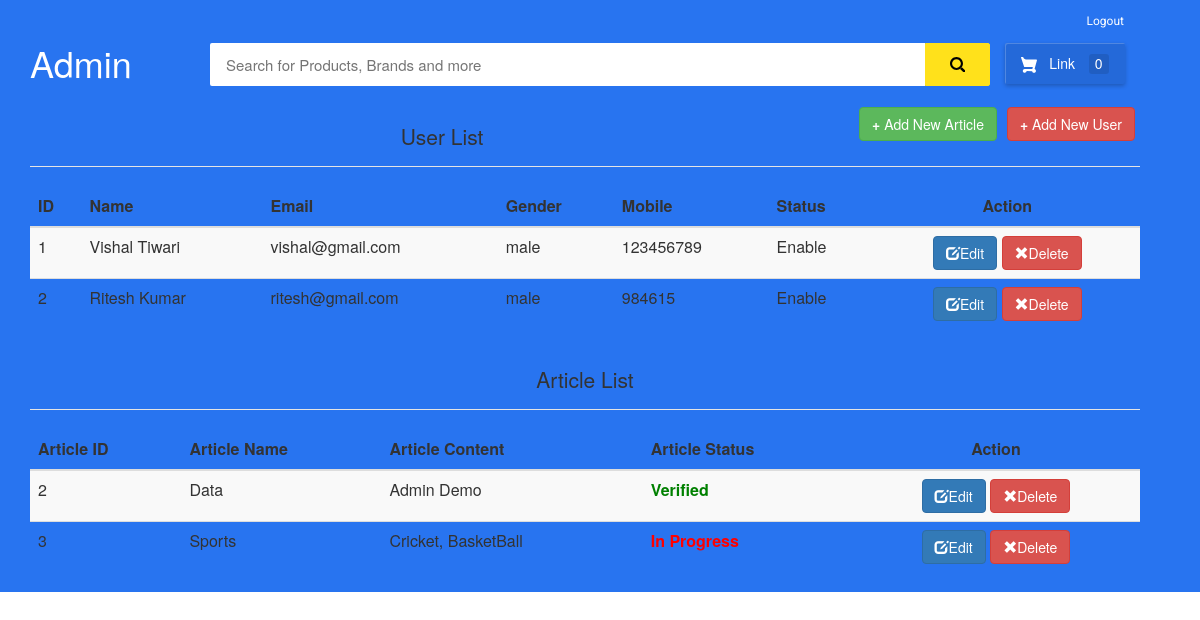
/homepage.php (signed in), run on the app's committed database.
### tables this page shows
CREATE TABLE `register` (
  `id` int(11) NOT NULL,
  `fullname` text NOT NULL,
  `mobile` int(18) NOT NULL,
  `gender` text NOT NULL,
  `email` varchar(255) NOT NULL,
  `image` varchar(255) NOT NULL,
  `password` varchar(255) NOT NULL,
  `designation` text NOT NULL,
  `status` int(11) NOT NULL,
  `date_added` datetime NOT NULL DEFAULT current_timestamp()
);

CREATE TABLE `article_user_data` (
  `id_user` int(11) NOT NULL,
  `article_name` text NOT NULL,
  `article_content` varchar(255) NOT NULL,
  `verification` int(11) NOT NULL
);

### function.php (called while the page is built, shortened)
<?php
include 'config.php';
class allfunction {
    public function getRegisterData() {
    	global $connect;
    	$sql = "SELECT * FROM `register`";
    	$result = mysqli_query($connect,$sql);
    	return $result;
    }
	public function getArticleData() {
    	global $connect;
    	$sql = "SELECT * FROM `article_user_data`";
    	$result = mysqli_query($connect,$sql);
    	return $result;
    }
}
?>

### homepage.php (the view, shortened to what this page needs)
<?php
include 'function.php';
?>
<link href="//maxcdn.bootstrapcdn.com/bootstrap/3.3.0/css/bootstrap.min.css" rel="stylesheet" id="bootstrap-css">
<div id="flipkart-navbar">
    <div class="container">
        <div class="row row1">
            <ul class="largenav pull-right">
                <li class="upper-links"><a class="links" href="logout.php">Logout</a></li>
            </ul>
        </div>
        <div class="row row2">
            <div class="col-sm-2">
                <h1 style="margin:0px;"><span class="largenav">Admin</span></h1>
            </div>
            <div class="flipkart-navbar-search smallsearch col-sm-8 col-xs-11">
                <div class="row">
                    <input class="flipkart-navbar-input col-xs-11" type="" placeholder="Search for Products, Brands and more" name="">
                    <button class="flipkart-navbar-button col-xs-1">
                    </button>
                </div>
            </div>
            <div class="cart largenav col-sm-2">
                <a class="cart-button">
                     Link
                    <span class="item-number ">0</span>
                </a>
            </div>
        </div>
	    <div class="row col-md-12 custyle">
            <a href="homepage_add.php" class="btn-xs pull-right">
                <button type="submit" class="btn btn-danger">
                    <b>+</b> Add New User
                </button>
            </a>
            <a href="admin_article_page.php" class="btn-xs pull-right">
                <button type="submit" class="btn btn-success">
                    <b>+</b> Add New Article
                </button>
            </a>
            <legend class="text-center" style="padding: 15px 0px 15px 0px;">User List</legend>
		    <table class="table table-striped custab">
    		    <thead>
    		        <tr>
    		            <th>ID</th>
    		            <th>Name</th>
    		            <th>Email</th>
    		            <th>Gender</th>
    		            <th>Mobile</th>
    		            <th>Status</th>
    		            <th class="text-center">Action</th>
    		        </tr>
    		    </thead>
                <tbody>
                    <?php
		    	     $obj = new allfunction();
		    	     $result = $obj->getRegisterData();
		    	     while ($row=mysqli_fetch_assoc($result)) { ?>
		              <tr>
		                  <td><?php echo $row['id'] ?></td>
		                  <td><?php echo $row['fullname'] ?></td>
		                  <td><?php echo $row['email'] ?></td>
		                  <td><?php echo $row['gender'] ?></td>
		                  <td><?php echo $row['mobile'] ?></td>
		                  <td><?php
		                	if ($row['status'] == 0) {
		                		echo "Disable";
		                	} else {
		                		echo "Enable";
		                	}
		                  ?>
                          </td>
		                  <td class="text-center">
		                	<a href="homepage_add.php?id=<?php echo $row['id'] ?>">
		                		<button type="submit" class="btn btn-primary">
		                			<span class="glyphicon glyphicon-edit"></span>Edit
		                		</button>
		                	</a>
		                	<a href="homepage.php?id=<?php echo $row['id'] ?>">
		                		<button type="submit" name="delete" class="btn btn-danger">
		                			<span class="glyphicon glyphicon-remove"></span>Delete
		                		</button>
		                	</a>
		                </td>
		            </tr>
		          <?php } ?>
		        </tbody>
		    </table>
            <legend class="text-center" style="padding: 15px 0px 15px 0px;">Article List</legend>
            <table class="table table-striped custab">
            <thead>
                <tr>
                    <th>Article ID</th>
                    <th>Article Name</th>
                    <th>Article Content</th>
                    <th>Article Status</th>
                    <th class="text-center">Action</th>
                </tr>
            </thead>
            <tbody>
                <?php
                $obj = new allfunction();
                $result = $obj->getArticleData();
                while ($row=mysqli_fetch_assoc($result)) { ?>
                    <tr>
                        <td><?php echo $row['id_user'] ?></td>
                        <td><?php echo $row['article_name'] ?></td>
                        <td><?php echo $row['article_content'] ?></td>
                        <td>
                            <?php
                            if ($row['verification'] == 0) {
                                echo "<b><p style='color: red;'>In Progress</p></b>";
                            } else {
                                echo "<b><p style='color: green;'>Verified</p></b>";
                            }
                         ?>
                        </td>
                        <td class="text-center">
                            <a href="admin_article_page.php?id_user=<?php echo $row['id_user'] ?>">
                                <button type="submit" class="btn btn-primary">
                                    <span class="glyphicon glyphicon-edit"></span>Edit
                                </button>
                            </a>
                            <a href="homepage.php?id_user=<?php echo $row['id_user'] ?>">
                                <button type="submit" name="delete" class="btn btn-danger">
                                    <span class="glyphicon glyphicon-remove"></span>Delete
                                </button>
                            </a>
                        </td>
                    </tr>
                <?php } ?>
                </tbody>
            </table>
	    </div>
    </div>
</div>

### homepage.php (style rules this page uses)
#flipkart-navbar { background-color: #2874f0; color: #FFFFFF; }
.row1 { padding-top: 10px; padding-right: 50px; }
.row2 { padding-bottom: 20px; }
.flipkart-navbar-input { padding: 11px 16px; border-radius: 2px 0 0 2px; border: 0 none; outline: 0 none; font-size: 15px; }
.flipkart-navbar-button { background-color: #ffe11b; border: 1px solid #ffe11b; border-radius: 0 2px 2px 0; color: #565656; padding: 10px 0; height: 43px; cursor: pointer; }
.cart-button { background-color: #2469d9; box-shadow: 0 2px 4px 0 rgba(0, 0, 0, .23), inset 1px 1px 0 0 hsla(0, 0%, 100%, .2); padding: 10px 0; text-align: center; height: 41px; border-radius: 2px; font-weight: 500; width: 120px; display: inline-block; color: #FFFFFF; text-decoration: none; color: inherit; border: none; outline: none; }
.cart-svg { display: inline-block; width: 16px; height: 16px; vertical-align: middle; margin-right: 8px; }
.item-number { border-radius: 3px; background-color: rgba(0, 0, 0, .1); height: 20px; padding: 3px 6px; font-weight: 500; display: inline-block; color: #fff; line-height: 12px; margin-left: 10px; }
.upper-links { display: inline-block; padding: 0 11px; line-height: 23px; font-family: 'Roboto', sans-serif; letter-spacing: 0; color: inherit; border: none; outline: none; font-size: 12px; }
.links { color: #fff; text-decoration: none; }
.largenav { display: none; }
.smallsearch { margin-left: 15px; margin-top: 15px; }
@media screen and (min-width: 768px) { .largenav { display: block; } }
@media screen and (min-width: 768px) { .smallsearch { margin: 0px; } }

### data on the page
register: id "1", fullname "Vishal Tiwari", email "vishal@gmail.com", gender "male", mobile "123456789", status "Enable"
register: id "2", fullname "Ritesh Kumar", email "ritesh@gmail.com", gender "male", mobile "984615", status "Enable"
article_user_data: id_user "2", article_name "Data", article_content "Admin Demo", verification "Verified"
article_user_data: id_user "3", article_name "Sports", article_content "Cricket, BasketBall", verification "In Progress"
